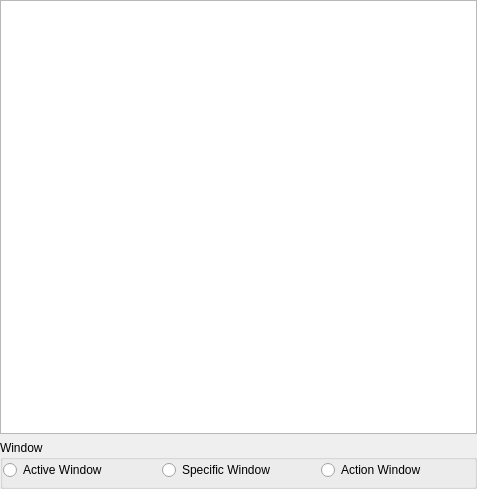
<ui version="4.0" >
 <class>KeyboardInputActionWidget</class>
 <widget class="QWidget" name="KeyboardInputActionWidget" >
  <property name="geometry" >
   <rect>
    <x>0</x>
    <y>0</y>
    <width>477</width>
    <height>489</height>
   </rect>
  </property>
  <layout class="QVBoxLayout" name="verticalLayout" >
   <property name="margin" >
    <number>0</number>
   </property>
   <item>
    <widget class="KTextEdit" name="input" />
   </item>
   <item>
    <widget class="QGroupBox" name="groupBox" >
     <property name="title" >
      <string>Window</string>
     </property>
     <layout class="QVBoxLayout" name="verticalLayout_2" >
      <property name="margin" >
       <number>0</number>
      </property>
      <item>
       <layout class="QHBoxLayout" name="horizontalLayout" >
        <property name="margin" >
         <number>0</number>
        </property>
        <item>
         <widget class="QRadioButton" name="active_radio" >
          <property name="text" >
           <string>Active Window</string>
          </property>
         </widget>
        </item>
        <item>
         <widget class="QRadioButton" name="specific_radio" >
          <property name="text" >
           <string>Specific Window</string>
          </property>
         </widget>
        </item>
        <item>
         <widget class="QRadioButton" name="action_radio" >
          <property name="text" >
           <string>Action Window</string>
          </property>
         </widget>
        </item>
       </layout>
      </item>
      <item>
       <widget class="WindowDefinitionListWidget" native="1" name="windowdef_list" />
      </item>
     </layout>
    </widget>
   </item>
  </layout>
 </widget>
 <customwidgets>
  <customwidget>
   <class>KTextEdit</class>
   <extends>QTextEdit</extends>
   <header>ktextedit.h</header>
  </customwidget>
  <customwidget>
   <class>WindowDefinitionListWidget</class>
   <extends>QWidget</extends>
   <header>helper_widgets/window_definition_list_widget.h</header>
   <container>1</container>
  </customwidget>
 </customwidgets>
 <resources/>
 <connections/>
</ui>
